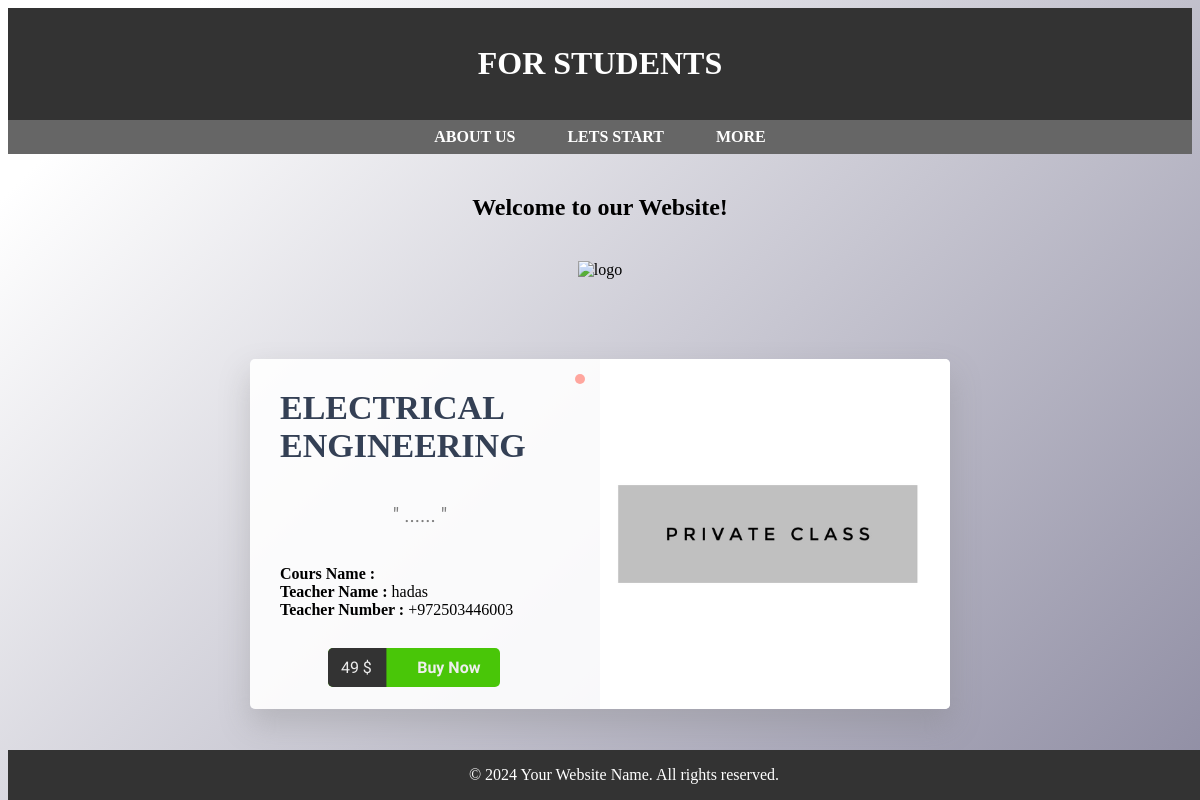
The app's page /showelectricclasses.html with its own data.
### pages/models.py (models this page shows)
class PrivateElectricClasses(models.Model):
    coursename=models.CharField(max_length=50,null=True,blank=True)
    teachername=models.CharField(max_length=50,null=True,blank=True)
    teacherphonenumber=models.CharField(max_length=50,null=True,blank=True)
    content=models.CharField(max_length=100,null=True,blank=True)

### pages/views.py (the view)
# urls.py: path('showelectricclasses.html',views.showelectricclasses,name="showelectricclasses"),
def showelectricclasses(request):
     soft=PrivateElectricClasses.objects.all()
     return render(request,'pages/showelectricclasses.html',{'soft':soft})

### templates/pages/showelectricclasses.html (shortened to what this page needs)
<!DOCTYPE html>
<html>
{% extends "masterpage.html" %}
{% block connect %}
{% load static %}
<link rel="stylesheet" type="text/css" href="{% static 'css/showclasses.css' %}">
<div id="container">
	{% for s in soft %}
        <div class="product-details">
        <h1>ELECTRICAL ENGINEERING</h1>
            <p class="information">" {{s.content}} "</p>
    <strong> Cours Name :</strong> {{s.coursname}}
            <strong> Teacher Name :</strong> {{s.teachername}}
            <strong> Teacher Number :</strong> {{s.teacherphonenumber}}
    <div class="control">
        <button class="btn">
         <span class="price">49 $</span>
       <span class="buy">Buy Now</span>
     </button>
    </div>
    </div>
    <div class="product-image">
        <img src="  {% static 'image/PrivateClass.jpg' %} ">
    </div>
    {%endfor%}
    </html>
    {%endblock connect%}

### FORSTUDENTS/static/css/showclasses.css (style rules this page uses)
body { background: #fff; background-image: linear-gradient( 135deg, #fff 10%, #8f8da3 100%); background-attachment: fixed; background-size: cover; }
#container { box-shadow: 0 15px 30px 1px rgba(128, 128, 128, 0.31); background: rgba(255, 255, 255, 0.90); text-align: center; border-radius: 5px; overflow: hidden; margin: 5em auto; height: 350px; width: 700px; }
.product-details { position: relative; text-align: left; overflow: hidden; padding: 30px; height: 100%; float: left; width: 40%; }
#container .product-details h1 { font-family: 'Old Standard TT', serif; display: inline-block; position: relative; font-size: 34px; color: #344055; margin: 0; }
#container .product-details h1:before { position: absolute; content: ''; right: 0%; top: 0%; transform: translate(25px, -15px); font-family: 'Farsan', cursive; display: inline-block; background: #FFA69E; border-radius: 5px; font-size: 14px; padding: 5px; color: #FFF; margin: 0; animation: chan-sh 6s ease infinite; }
#container .product-details > p { font-family: 'Farsan', cursive; text-align: center; font-size: 20px; color: #7d7d7d; }
.control { position: absolute; bottom: 20%; left: 22.8%; }
.btn { transform: translateY(0px); transition: 0.3s linear; background: #49C608; border-radius: 5px; position: relative; overflow: hidden; cursor: pointer; outline: none; border: none; color: #eee; padding: 0; margin: 0; }
.btn span { font-family: 'Farsan', cursive; transition: transform 0.3s; display: inline-block; padding: 10px 20px; font-size: 1.2em; margin:0; }
.btn .price, .shopping-cart { background: #333; border: 0; margin: 0; }
.btn .price { transform: translateX(-10%); padding-right: 15px; }
.btn .buy { z-index: 3; font-weight: bolder; }
.product-image { transition: all 0.3s ease-out; display: inline-block; position: relative; overflow: hidden; height: 100%; float: right; width: 50%; display: inline-block; }
#container img { width: 100%;height: 100%; }

### records on screen
PrivateElectricClasses: content "......", teachername "hadas", teacherphonenumber "+972503446003"
